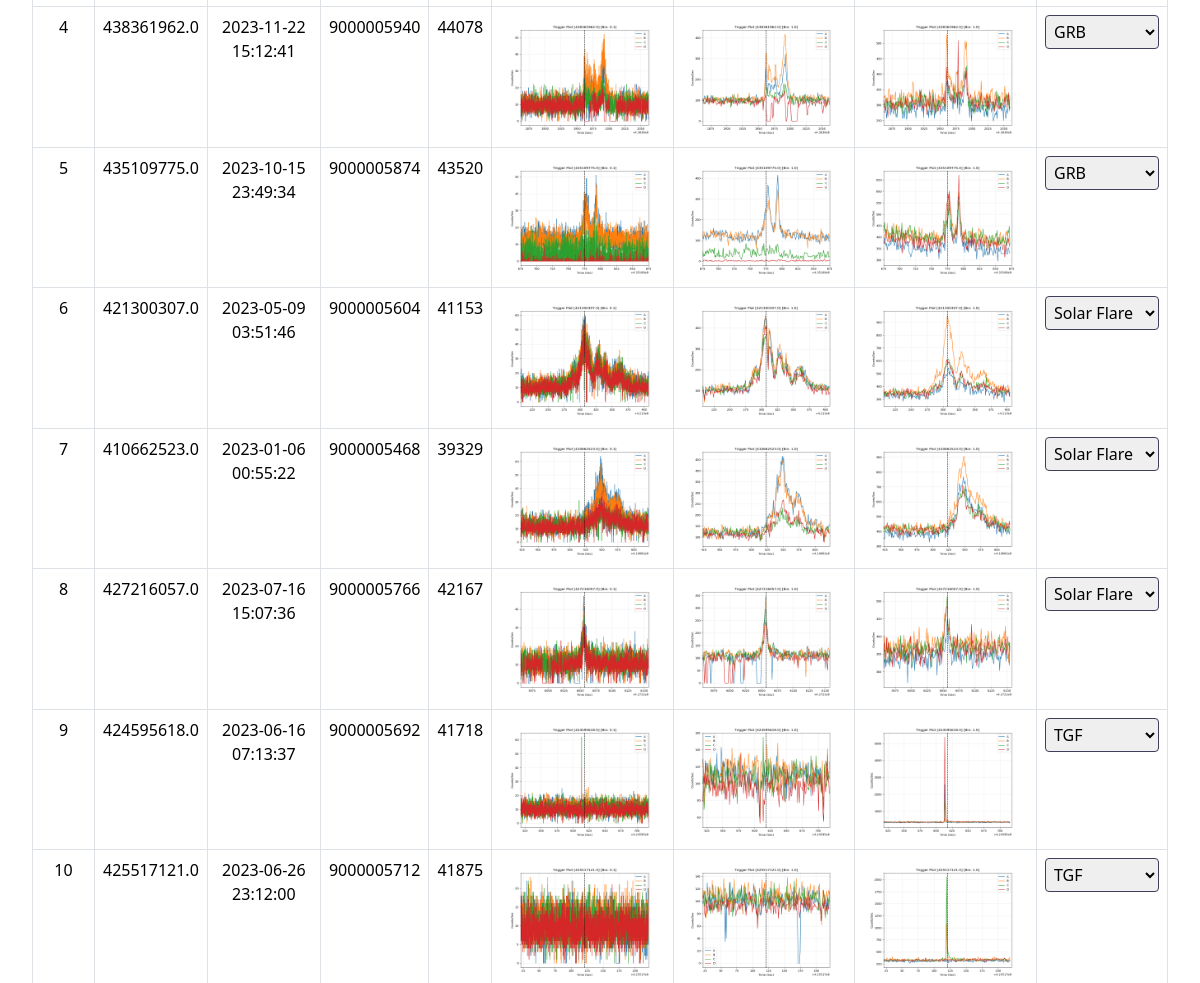
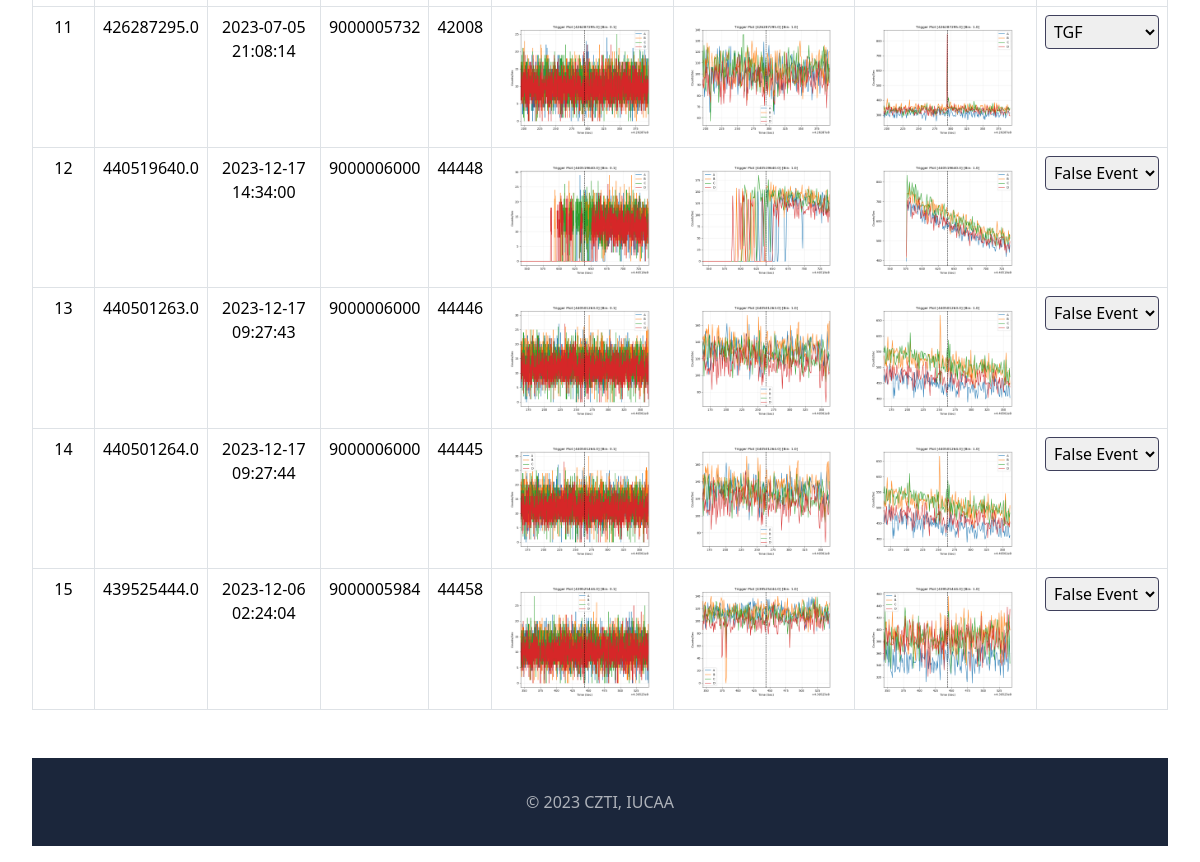
Before: / (lower part) with the older database file (2 pictures, top to bottom).
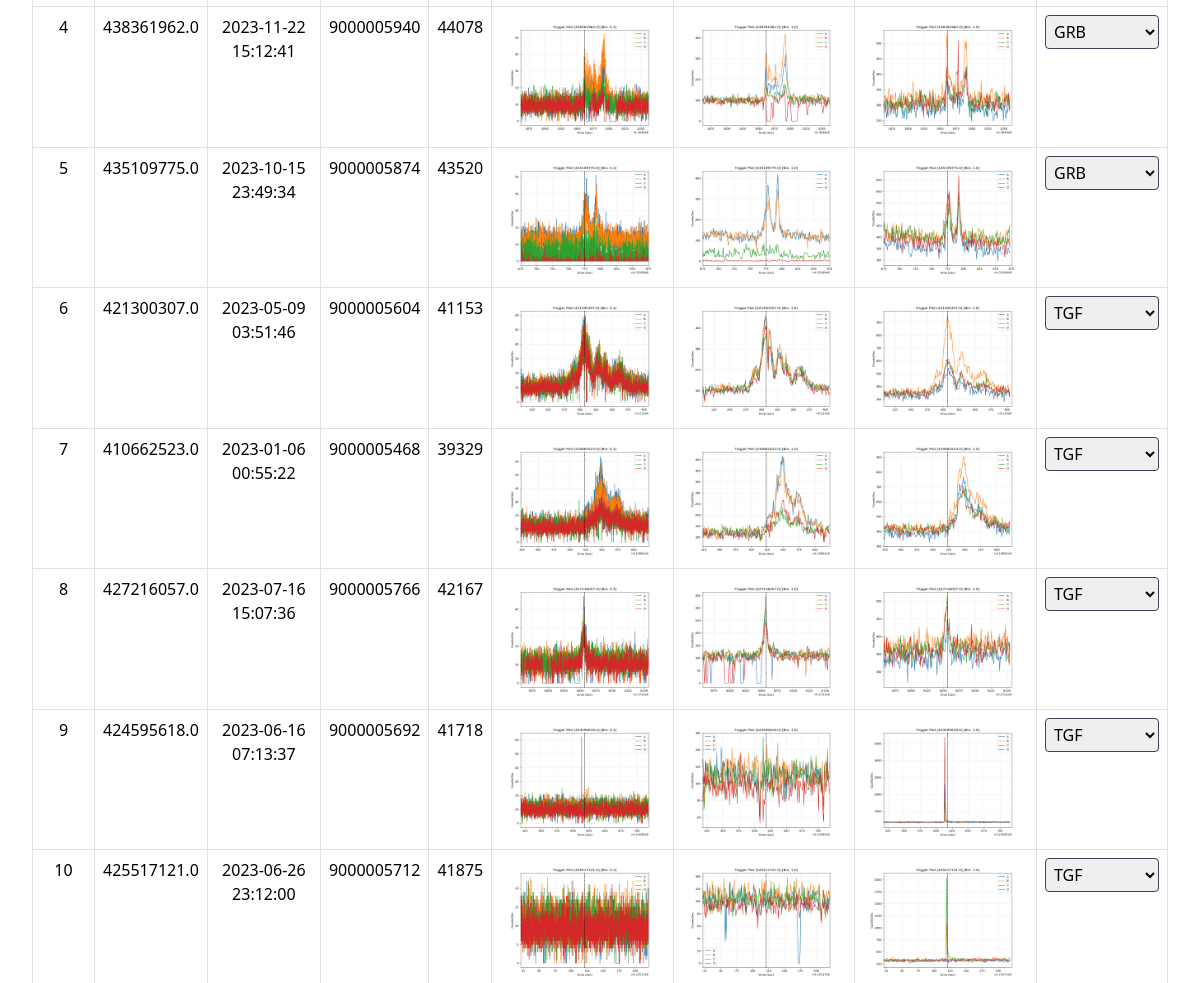
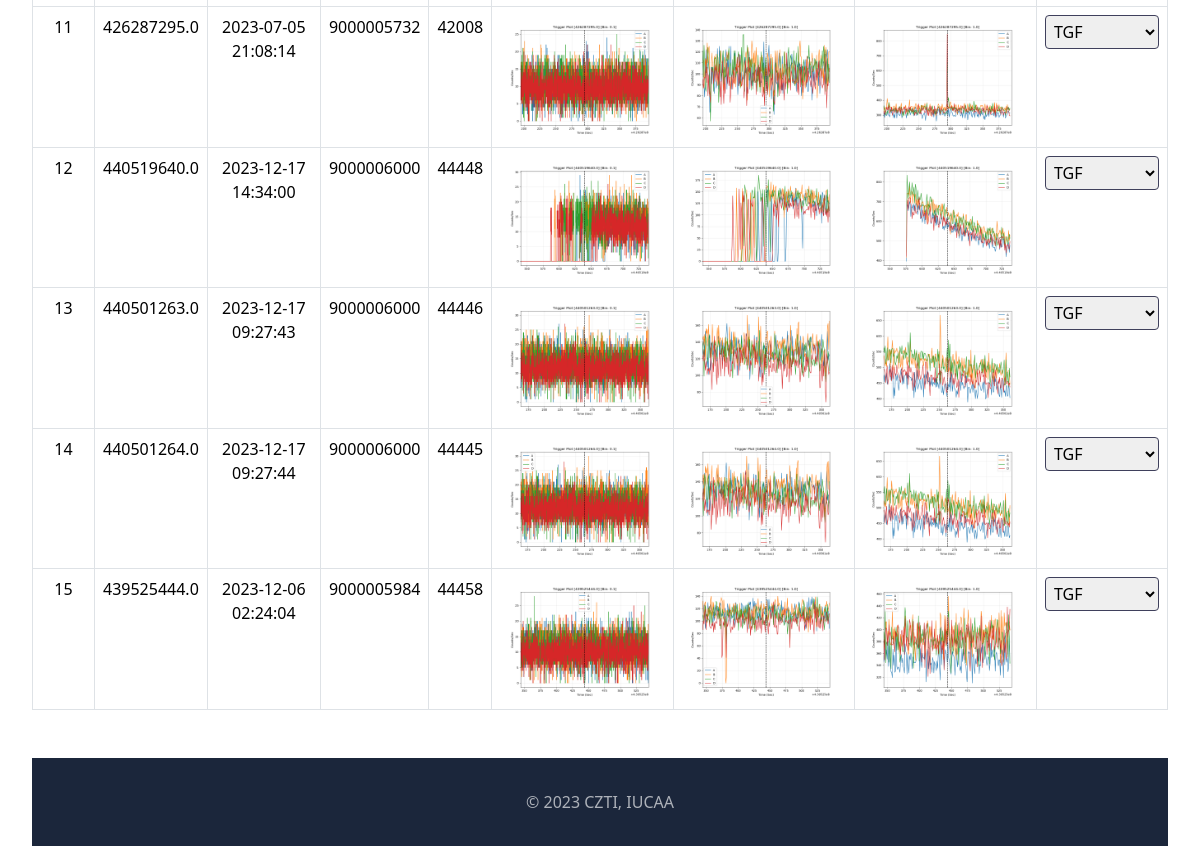
After: the same page with the newer database file (2 pictures, top to bottom).
### tables this page shows
CREATE TABLE events (event_id INTEGER PRIMARY KEY AUTOINCREMENT, event_obsid TEXT, event_orbit TEXT, event_ast TEXT, event_utc TEXT, event_type TEXT);

### app.py (the view)
@app.route("/", methods=['GET', 'POST'])
def hello_czti():
    if request.method == 'POST':
        event_id = request.form['event_id']
        event_type = request.form['event_type']
        update_event_type(event_id, event_type)
    rows = getdatadb()
    return render_template('index.html', elem=rows)

### app.py (called while the page is built)
def getdatadb():
    conn = sqlite3.connect(DATABASE)
    cursor = conn.cursor()
    query = "SELECT * FROM events;"
    cursor.execute(query)
    dbrow = cursor.fetchall()
    columns = [desc[0] for desc in cursor.description]
    rowdata = []
    for row in dbrow:
        row_dict = dict(zip(columns, row))
        rowdata.append(row_dict)
    cursor.close()
    conn.close()
    return rowdata

### templates/index.html (shortened to what this page needs)
<!DOCTYPE html>
<html lang="en">
<head>
    <link href="https://cdn.jsdelivr.net/npm/bootstrap@5.3.2/dist/css/bootstrap.min.css" rel="stylesheet">
</head>
<body>
    <div class="table-responsive">
        <table class="table table-hover table-bordered">
            <tbody>
                {% for val in elem %}
                    <tr>
                        <td>{{val['event_id']}}</td>
                        <td>{{val['event_ast']}}</td>
                        <td>{{val['event_utc']}}</td>
                        <td>{{val['event_obsid'][20:30]}}</td>
                        <td>{{val['event_orbit']}}</td>
                        <td><img src="static/{{val['event_ast']}}/{{val['event_ast']}}_0.1_CZTI.png"></td>
                        <td><img src="static/{{val['event_ast']}}/{{val['event_ast']}}_1.0_CZTI.png"></td>
                        <td><img src="static/{{val['event_ast']}}/{{val['event_ast']}}_1.0_VETO.png"></td>
                        <td>
                            <form method="POST" action="{{ url_for('hello_czti') }}">
                                <select name="event_type" onchange="this.form.submit()">
                                    <option value="GRB" {% if val['event_type'] == 'GRB' %}selected{% endif %}>GRB</option>
                                    <option value="TGF" {% if val['event_type'] == 'TGF' %}selected{% endif %}>TGF</option>
                                    <option value="Solar Flare" {% if val['event_type'] == 'Solar Flare' %}selected{% endif %}>Solar Flare</option>
                                    <option value="False Event" {% if val['event_type'] == 'False Event' %}selected{% endif %}>False Event</option>
                                </select>
                            </form>
                        </td>
                    </tr>
                {% endfor %}
            </tbody>
        </table>
    </div>
    <footer>
        <p>&copy; 2023 CZTI, IUCAA</p>
    </footer>
</body>
</html>

### templates/index.html (style rules this page uses)
html { height: 100%; }
body { min-height: 100%; display: flex; flex-direction: column; margin: 0; }
.table-responsive { margin: 16px 32px 32px 32px; text-align: center; }
.table-responsive img { width: 100%; }
td:nth-child(6), td:nth-child(7), td:nth-child(8) { width: 16%; white-space: nowrap; }
select { padding: 4px; color: black; border: 1px solid #3F405C; border-radius: 4px; cursor: pointer; }
option { background-color: #1b263b; color: #fff; }
footer { padding: 32px; margin: 32px 32px 16px 32px; color: rgba(255, 255, 255, 0.644); text-align: center; background-color: #1b263b; margin-top: auto; }
footer p { margin: 0; }

Changed rows visible on the page:
changed events id 6: event_type "Solar Flare" → "TGF"
changed events id 7: event_type "Solar Flare" → "TGF"
changed events id 8: event_type "Solar Flare" → "TGF"
changed events id 12: event_type "False Event" → "TGF"
changed events id 13: event_type "False Event" → "TGF"
changed events id 14: event_type "False Event" → "TGF"
changed events id 15: event_type "False Event" → "TGF"
